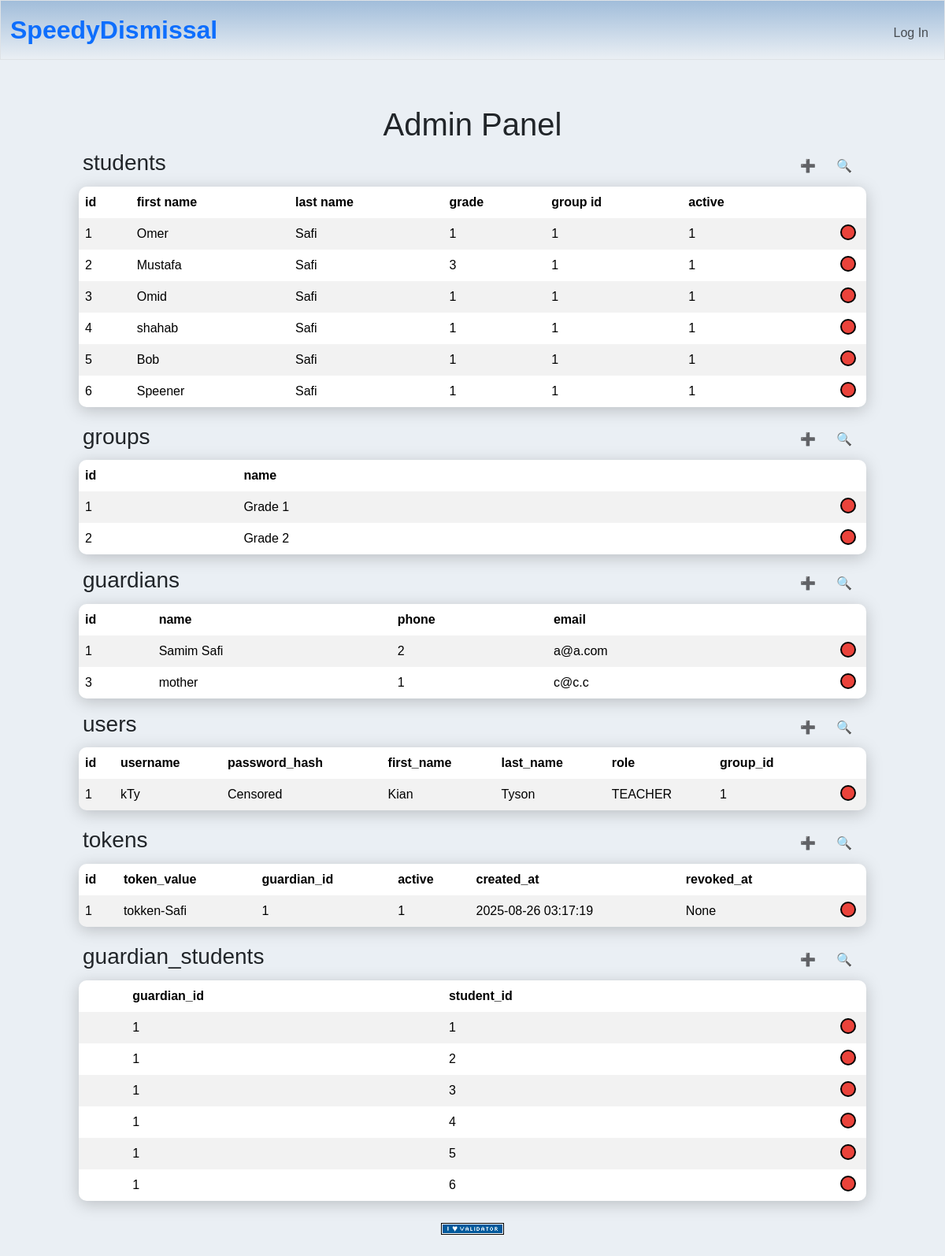
The page /admin on the database its author committed.
### tables this page shows
CREATE TABLE students (
  id         INTEGER PRIMARY KEY,
  first_name TEXT NOT NULL,
  last_name  TEXT NOT NULL,
  grade      TEXT NOT NULL,
  group_id   INTEGER REFERENCES groups(id) ON DELETE SET NULL,
  active     INTEGER NOT NULL DEFAULT 1
);

CREATE TABLE groups(
    id INTEGER PRIMARY KEY,
    name TEXT NOT NULL UNIQUE
);

CREATE TABLE guardians (
  id    INTEGER PRIMARY KEY,
  name  TEXT NOT NULL,
  phone TEXT DEFAULT 'None',
  email TEXT DEFAULT 'None'
);

CREATE TABLE users (
  id            INTEGER PRIMARY KEY,
  username      TEXT NOT NULL UNIQUE,
  password_hash TEXT NOT NULL,
  first_name    TEXT NOT NULL,
  last_name     TEXT NOT NULL,
  role          TEXT NOT NULL CHECK (role IN ('ADMIN','PROCTOR','TEACHER','DOOR')),
  group_id      INTEGER REFERENCES groups(id) ON DELETE SET NULL
);

CREATE TABLE tokens (
  id           INTEGER PRIMARY KEY,
  token_value  TEXT NOT NULL UNIQUE,
  guardian_id  INTEGER NOT NULL REFERENCES guardians(id) ON DELETE CASCADE,
  active       INTEGER NOT NULL DEFAULT 1,
  created_at   TEXT NOT NULL DEFAULT (datetime('now')),
  revoked_at   TEXT DEFAULT 'None'
);

### app.py (the view)
@app.route("/admin")
def admin():
    students = db.execute("SELECT * FROM students;")
    groups = db.execute("SELECT * FROM groups;")
    guardians = db.execute("SELECT * FROM guardians;")
    users = db.execute("SELECT id, username, 'Censored' AS password_hash, first_name, last_name, role, group_id FROM users;")
    tokens = db.execute("SELECT * FROM tokens;")
    guardian_students = db.execute("SELECT * FROM guardian_students")
    return render_template("admin.html", students=students, groups=groups, guardians=guardians, users=users, tokens=tokens, guardian_students=guardian_students)

### app.py (called while the page is built)
@app.after_request
def after_request(response):
    response.headers["Cache-Control"] = "no-cache, no-store, must-revalidate"
    response.headers["Expires"] = 0
    response.headers["Pragma"] = "no-cache"
    return response

### templates/admin.html (shortened to what this page needs)
{% extends "layout.html" %}
{% block main2 %}
<h1 class="admin-title">Admin Panel</h1>
<div class="table-encapsulator">
    <div class="search-container">
        <h3>students</h3>
        <button id="insert-toggle" class="btn">➕</button>
        <button id="query-toggle" class="btn ">🔍</button>
    </div>
    <div class="table-wrapper">
    <table class="students table table-striped table-hover" id="students">
        <thead>
            <tr>
                <th>id</th>
                <th>first name</th>
                <th>last name</th>
                <th>grade</th>
                <th>group id</th>
                <th>active</th>
                <th></th>
            </tr>
        </thead>
        <tbody>
            {% for student in students %}
            <tr id="students-{{student.id}}">
                <td id="id">{{student.id}}</td>
                <td id="first_name">{{student.first_name}}</td>
                <td id="last_name">{{student.last_name}}</td>
                <td id="grade">{{student.grade}}</td>
                <td id="group_id">{{student.group_id}}</td>
                <td id="active">{{student.active}}</td>
                <td>
                    <button class="deleteEntry" data-id="{{student.id}}"></button>
                </td>
            </tr>
            {% endfor %}
        </tbody>
    </table>
    </div>
</div>
<div class="table-encapsulator">
    <div class="search-container">
        <h3>groups</h3>
        <button id="insert-toggle" class="btn">➕</button>
        <button id="query-toggle" class="btn ">🔍</button>
    </div>
    <div class="table-wrapper" id="table-wrapper-no-overflow">
    <table class="groups table table-striped table-hover" id="groups">
        <thead>
            <tr>
                <th>id</th>
                <th>name</th>
                <th></th>
            </tr>
        </thead>
        <tbody>
            {% for group in groups %}
            <tr id="groups-{{group.id}}">
                <td id="id">{{group.id}}</td>
                <td id="name">{{group.name}}</td>
                <td>
                    <button class="deleteEntry" data-id="{{group.id}}"></button>
                </td>
            </tr>
            {% endfor %}
        </tbody>
    </table>
    </div>
</div>
<div class="table-encapsulator">
    <div class="search-container">
        <h3>guardians</h3>
        <button id="insert-toggle" class="btn">➕</button>
        <button id="query-toggle" class="btn ">🔍</button>
    </div>
    <div class="table-wrapper" id="table-wrapper-no-overflow">
    <table class="guardians table table-striped table-hover" id="guardians">
        <thead>
            <tr>
                <th>id</th>
                <th>name</th>
                <th>phone</th>
                <th>email</th>
                <th></th>
            </tr>
        </thead>
        <tbody>
            {% for guardian in guardians %}
            <tr id="guardians-{{guardian.id}}">
                <td id="id">{{guardian.id}}</td>
                <td id="name">{{guardian.name}}</td>
                <td id="phone">{{guardian.phone}}</td>
                <td id="email">{{guardian.email}}</td>
                <td>
                    <button class="deleteEntry" data-id="{{guardian.id}}"></button>
                </td>
            </tr>
            {% endfor %}
        </tbody>
    </table>
    </div>
</div>
<div class="table-encapsulator">
    <div class="search-container">
        <h3>users</h3>
        <button id="insert-toggle" class="btn">➕</button>
        <button id="query-toggle" class="btn ">🔍</button>
    </div>
    <div class="table-wrapper">
    <table class="users table table-striped table-hover" id="users">
        <thead>
            <tr>
                <th>id</th>
                <th>username</th>
                <th>password_hash</th>
                <th>first_name</th>
                <th>last_name</th>
                <th>role</th>
                <th>group_id</th>
                <th></th>
            </tr>
        </thead>
        <tbody>
            {% for user in users %}
            <tr id="users-{{user.id}}">
                <td id="id">{{user.id}}</td>
                <td id="username">{{user.username}}</td>
                <td id="password_hash">{{user.password_hash}}</td>
                <td id="first_name">{{user.first_name}}</td>
                <td id="last_name">{{user.last_name}}</td>
                <td id="role">{{user.role}}</td>
                <td id="group_id">{{user.group_id}}</td>
                <td>
                    <button class="deleteEntry" data-id="{{user.id}}"></button>
                </td>
            </tr>
            {% endfor %}
        </tbody>
    </table>
    </div>
</div>
<div class="table-encapsulator">
    <div class="search-container">
        <h3>tokens</h3>
        <button id="insert-toggle" class="btn">➕</button>
        <button id="query-toggle" class="btn ">🔍</button>
    </div>
    <div class="table-wrapper">
    <table class="tokens table table-striped table-hover" id="tokens">
        <thead>
            <tr>
                <th>id</th>
                <th>token_value</th>
                <th>guardian_id</th>
                <th>active</th>
                <th>created_at</th>
                <th>revoked_at</th>
                <th></th>
            </tr>
        </thead>
        <tbody>
            {% for token in tokens %}
            <tr id="tokens-{{token.id}}">
                <td id="id">{{token.id}}</td>
                <td id="token_value">{{token.token_value}}</td>
                <td id="guardian_id">{{token.guardian_id}}</td>
                <td id="active">{{token.active}}</td>
                <td id="created_at">{{token.created_at}}</td>
                <td id="revoked_at">{{token.revoked_at}}</td>
                <td>
                    <button class="deleteEntry" data-id="{{token.id}}"></button>
                </td>
            </tr>
            {% endfor %}
        </tbody>
    </table>
    </div>
</div>
<div class="table-encapsulator">
    <div class="search-container">
        <h3>guardian_students</h3>
        <button id="insert-toggle" class="btn">➕</button>
        <button id="query-toggle" class="btn ">🔍</button>
    </div>
    <div class="table-wrapper" id="table-wrapper-no-overflow">
    <table class="guardian_students table table-striped table-hover" id="guardian_students">
        <thead>
            <tr>
                <th></th>
                <th>guardian_id</th>
                <th>student_id</th>
                <th></th>
            </tr>
        </thead>
        <tbody>
            {% for guardian_student in guardian_students %}
            <tr id="guardian_students-{{guardian_student.id}}">
                <td></td>
                <td id="guardian_id">{{guardian_student.guardian_id}}</td>
                <td id="student_id">{{guardian_student.student_id}}</td>
                <td>
                    <button class="deleteEntry" data-id="{{guardian_student.id}}"></button>
                </td>
            </tr>
            {% endfor %}
        </tbody>
    </table>
    </div>
</div>
{% endblock %}

### static/styles.css (style rules this page uses)
body { font-family:'Trebuchet MS', 'Lucida Sans Unicode', 'Lucida Grande', 'Lucida Sans', Arial, sans-serif; background-color: #eaeff4; }
.search-container { display: flex; justify-content: flex-end; align-items: center; margin: 5px; }
.search-container h3 { margin-right: auto; }
.table-wrapper table td:last-child { text-align: right; }
.table-wrapper table { table-layout: auto; }
.table-wrapper { overflow-x: auto; filter: drop-shadow(0 4px 10px rgba(0,0,0,0.2)); -webkit-overflow-scrolling: touch; }
#table-wrapper-no-overflow { overflow-x: visible; }
.table-encapsulator { max-width: 1000px; margin: auto; }
.admin-title { text-align: center; }
.deleteEntry { width: 20px; height: 20px; border-radius: 50%; background-color: #ea433b; border: none; cursor: pointer; border: 2px solid black; display: inline-block; margin: 0 5px; }
table tr, table tr th, table tr td { border: none; }
table { border-collapse: collapse; border-radius: 10px; overflow: hidden; }

### rows shown on the page
students: id "1", first_name "Omer", last_name "Safi", grade "1", group_id "1", active "1"
students: id "2", first_name "Mustafa", last_name "Safi", grade "3", group_id "1", active "1"
students: id "3", first_name "Omid", last_name "Safi", grade "1", group_id "1", active "1"
students: id "4", first_name "shahab", last_name "Safi", grade "1", group_id "1", active "1"
students: id "5", first_name "Bob", last_name "Safi", grade "1", group_id "1", active "1"
students: id "6", first_name "Speener", last_name "Safi", grade "1", group_id "1", active "1"
groups: id "1", name "Grade 1"
groups: id "2", name "Grade 2"
guardians: id "1", name "Samim Safi", phone "2", email "a@a.com"
guardians: id "3", name "mother", phone "1", email "c@c.c"
users: id "1", username "kTy", password_hash "Censored", first_name "Kian", last_name "Tyson", role "TEACHER", group_id "1"
tokens: id "1", token_value "tokken-Safi", guardian_id "1", active "1", created_at "2025-08-26 03:17:19", revoked_at "None"

### other values the page prints
{{ guardian_student.guardian_id }} "1"
{{ guardian_student.student_id }} "1"
{{ guardian_student.student_id }} "2"
{{ guardian_student.student_id }} "3"
{{ guardian_student.student_id }} "4"
{{ guardian_student.student_id }} "5"
{{ guardian_student.student_id }} "6"
